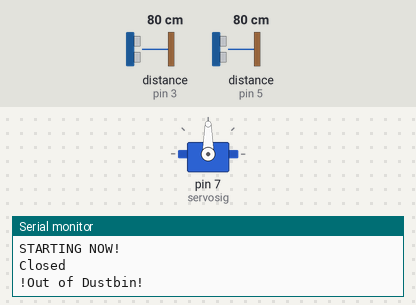
A sketch run on a simulated Arduino Uno, built with avr-gcc and run on an emulated ATmega328P. On the bench: servo, the last lines printed to the serial monitor. Wiring (inferred from the names in the program): 2 × ultrasonic range finder: trigger pin 4, echo pin 3 / trigger pin 6, echo pin 5. Inputs (shaded band) come from the test bench; at power-on: distance to the obstacle (sensors on pin 5, pin 3) 80 cm. The echo pulse lasts 58.3 µs per cm.

Above: at 5.7 s.
5.8 s: distance to the obstacle (sensor on pin 5) set to 43 cm
8.4 s: distance to the obstacle (sensor on pin 5) set to 37 cm
At 9.3 s:
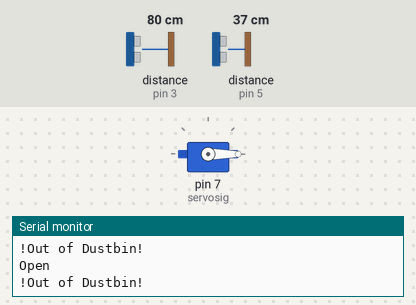
11.0 s: distance to the obstacle (sensor on pin 3) set to 36 cm
13.6 s: distance to the obstacle (sensor on pin 3) set to 29 cm
16.3 s: distance to the obstacle (sensor on pin 5) set to 60 cm
At 17.6 s:
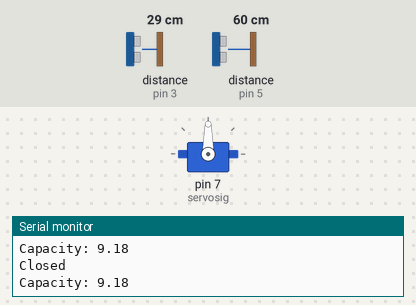
18.9 s: distance to the obstacle (sensor on pin 5) set to 2 cm
At 19.8 s:
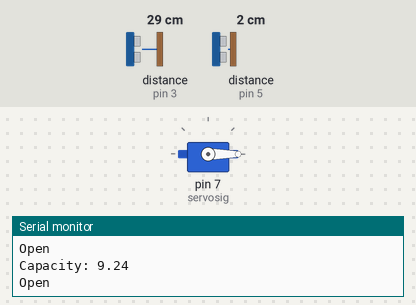
Timing chart, 0 to 21.9 s (numbered marks = the images above; inputs shaded):
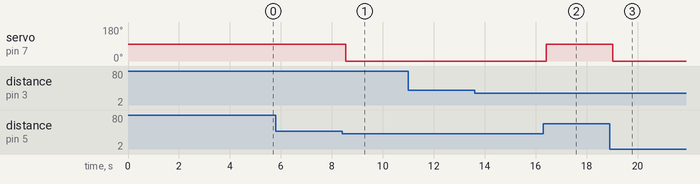

The sketch:

SmartDustbin.ino
```cpp
/********************************************************************************
 Code for Smart Dustbin
 Written by: Rohan Bhamre

 ADC Connection:
        Pins Function      Wire Color
        VCC  +5V          Blue(Ultraservo),Grey(Servo),Red(UltraLCD),Red(LCD)
        GND  Ground       White(Ultraservo),Black(Servo),Brown(ULtraLCD),Brown(LCD)
        03   echopin      yellow
        04   trigpin      orange
        05   servoecho    Grey
        06   servotrig    purple
        07   servosig     white
        SDA   SDA         Orange
        SCL   SCL         Yellow

*********************************************************************************/
#include <Wire.h> //Enable I2C
// LCD library For Hardware Application
#include <LiquidCrystal_I2C.h>
LiquidCrystal_I2C lcd(0x27, 16, 2);
// LCD library For Tinkercad
// #include <Adafruit_LiquidCrystal.h>
// Adafruit_LiquidCrystal lcd(0);

#include <Servo.h>
Servo myservo;
//Servo signal pin
#define servosig 7
//Ultrasonic sensor for servo
#define servotrig 6
#define servoecho 5
//Ultrasonic sensor for LCD
#define trigPin 4 // orange
#define echoPin 3 //yellow


long lcd_trig_duration;
long servo_trig_duration;
float lcd_trig_dist;
float servotrigdist;
float Fill_level;

void setup()
{
  Serial.begin(9600);
  //servo,Ultrasonic pin Config
  myservo.attach(servosig);
  pinMode(servotrig, OUTPUT);
  pinMode(servoecho, INPUT);
  //LCD,Ultrasonic pin config
  pinMode(trigPin, OUTPUT);
  pinMode(echoPin, INPUT);

  //lcd.begin(16, 2);     //for Tinkercad

  // lcd.init();        //For hardware
  // lcd.backlight();
  // lcd.clear();
  bootanimation();
  // delay(500);
  // lcd.clear();
}

void loop()
{
  //for servo
  ultraservo();
  myservo.write(90);
  if(servotrigdist <= 40)//cms
    {
    myservo.write(0);
    lcd.setCursor(5,1);
    lcd.print("Open");
    Serial.println("Open");
    }
  else {
    lcd.setCursor(5,1);
  	lcd.print("Closed");
    Serial.println("Closed");

  }
  //for LCD
  ultraled();
  if (lcd_trig_dist >= 32)//cm
  {
    lcd.clear();
    lcd.setCursor(0,0);
    lcd.print("!Out of Dustbin!");
    Serial.println("!Out of Dustbin!");
    delay(2000);
    lcd.clear();
  }
  else if (lcd_trig_dist <= 5)//cm
  {
    lcd.clear();
    lcd.setCursor(1,1);
    lcd.print("!DUSTBIN FULL!");
    Serial.println("!DUSTBIN FULL!");
    delay(2000);
    lcd.clear();
  }
  else
  {
    lcd.setCursor(0,0);
    lcd.print("Capacity:");
    //lcd.setBacklight(1);
    lcd.setCursor(15,0);
    lcd.print("%");
    Fill_level =abs(100-(lcd_trig_dist/31.87)*100) ;
    lcd.setCursor(10,0);
    lcd.print(Fill_level);
    Serial.print("Capacity: ");
    Serial.println(Fill_level);
    delay(250);
  }
}

//functions
void bootanimation()
  {
    lcd.setCursor(1, 0);
    lcd.print("STARTING NOW!");
    Serial.println("STARTING NOW!");
    delay(1000);
    lcd.setCursor(1, 0);
    lcd.print("SMART DUSTBIN");
    lcd.setCursor(0, 1);
    lcd.print("LOADING[");
    lcd.setCursor(15, 1);
    lcd.print("]");
    for (int i = 0; i < 6; i++)
    {
      delay(500);
      lcd.setCursor(i + 8, 1);
      lcd.print("=>");
    }
    lcd.setCursor(14, 1);
    lcd.print("=");
    delay(500);
    lcd.clear();
  }
void ultraservo()
  {
    digitalWrite(servotrig,LOW);
    delayMicroseconds(2);
    digitalWrite(servotrig, HIGH);
    delayMicroseconds(10);
    digitalWrite(servotrig, LOW);
    servo_trig_duration = pulseIn(servoecho, HIGH);
    servotrigdist = (servo_trig_duration*0.0346)/2;//cm
      }
void ultraled()
  {
    digitalWrite(trigPin,LOW);
    delayMicroseconds(2);
    digitalWrite(trigPin, HIGH);
    delayMicroseconds(10);
    digitalWrite(trigPin, LOW);
    lcd_trig_duration = pulseIn(echoPin, HIGH);
    lcd_trig_dist = (lcd_trig_duration*0.0346)/2;//cm
      }
```

Measured:
- the behaviour switches between 40 and 39 cm on distance to the obstacle (sensor on pin 5) (found by bisection; images 0 and 1)
- after the input at 8.4 s, servo on pin 7 (servosig): 90° → 0° after 0.15 s
- after the input at 16.3 s, servo on pin 7 (servosig): 0° → 90° after 0.12 s
- after the input at 18.9 s, servo on pin 7 (servosig): 90° → 0° after 0.12 s
